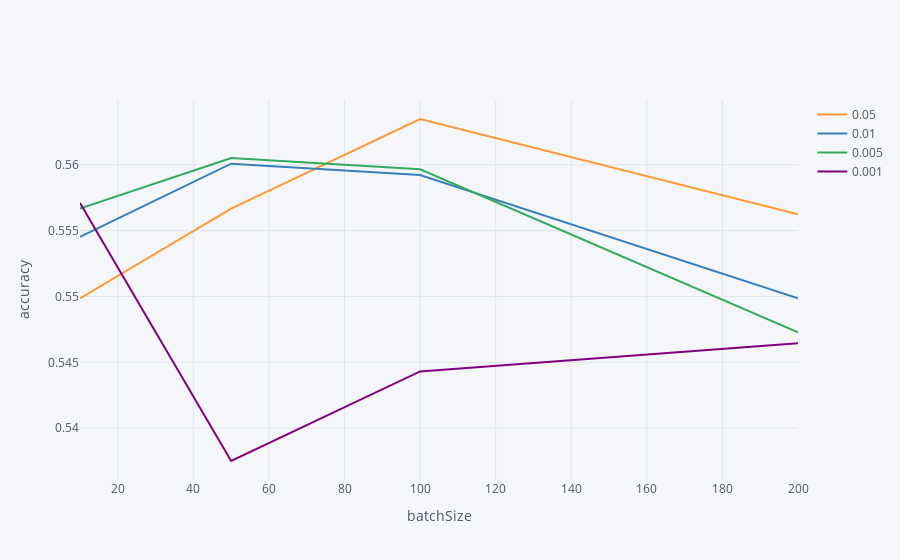

Notebook cell for this chart:
### Code cell
dnResult=pd.DataFrame(dnResult)

dnResult.iplot(mode='lines',x='batchSize', y='accuracy', categories = 'learningRate',
              xTitle='batchSize', yTitle='accuracy')

### Figure 1 — Plotly figure (JSON) as saved in the notebook; plotly's stock layout.template omitted (floating-point values rounded to 4 significant figures)
{"data": [{"marker": {"color": "rgba(255, 153, 51, 1.0)", "line": {"width": 1.3}, "opacity": 0.8, "size": 12, "symbol": "circle"}, "mode": "lines", "name": "0.05", "textfont": {"color": "#4D5663"}, "type": "scatter", "x": [10, 50, 100, 200], "y": [0.5499, 0.5567, 0.5635, 0.5562]}, {"marker": {"color": "rgba(55, 128, 191, 1.0)", "line": {"width": 1.3}, "opacity": 0.8, "size": 12, "symbol": "circle"}, "mode": "lines", "name": "0.01", "textfont": {"color": "#4D5663"}, "type": "scatter", "x": [10, 50, 100, 200], "y": [0.5545, 0.5601, 0.5592, 0.5499]}, {"marker": {"color": "rgba(50, 171, 96, 1.0)", "line": {"width": 1.3}, "opacity": 0.8, "size": 12, "symbol": "circle"}, "mode": "lines", "name": "0.005", "textfont": {"color": "#4D5663"}, "type": "scatter", "x": [10, 50, 100, 200], "y": [0.5567, 0.5605, 0.5597, 0.5473]}, {"marker": {"color": "rgba(128, 0, 128, 1.0)", "line": {"width": 1.3}, "opacity": 0.8, "size": 12, "symbol": "circle"}, "mode": "lines", "name": "0.001", "textfont": {"color": "#4D5663"}, "type": "scatter", "x": [10, 50, 100, 200], "y": [0.5571, 0.5375, 0.5443, 0.5465]}], "layout": {"legend": {"bgcolor": "#F5F6F9", "font": {"color": "#4D5663"}}, "paper_bgcolor": "#F5F6F9", "plot_bgcolor": "#F5F6F9", "title": {"font": {"color": "#4D5663"}}, "xaxis": {"gridcolor": "#E1E5ED", "showgrid": true, "tickfont": {"color": "#4D5663"}, "title": {"font": {"color": "#4D5663"}, "text": "batchSize"}, "zerolinecolor": "#E1E5ED"}, "yaxis": {"gridcolor": "#E1E5ED", "showgrid": true, "tickfont": {"color": "#4D5663"}, "title": {"font": {"color": "#4D5663"}, "text": "accuracy"}, "zerolinecolor": "#E1E5ED"}}}
